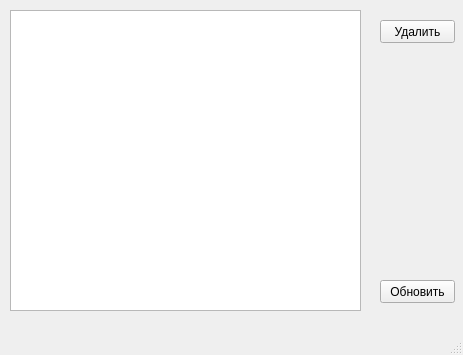
<?xml version="1.0" encoding="UTF-8"?>
<ui version="4.0">
 <class>MainWindow</class>
 <widget class="QMainWindow" name="MainWindow">
  <property name="geometry">
   <rect>
    <x>0</x>
    <y>0</y>
    <width>463</width>
    <height>355</height>
   </rect>
  </property>
  <property name="windowTitle">
   <string>MainWindow</string>
  </property>
  <widget class="QWidget" name="centralwidget">
   <widget class="QTableView" name="tableAnswer">
    <property name="geometry">
     <rect>
      <x>10</x>
      <y>10</y>
      <width>351</width>
      <height>301</height>
     </rect>
    </property>
   </widget>
   <widget class="QPushButton" name="buttonDeleteAnswer">
    <property name="geometry">
     <rect>
      <x>380</x>
      <y>20</y>
      <width>75</width>
      <height>23</height>
     </rect>
    </property>
    <property name="text">
     <string>Удалить</string>
    </property>
   </widget>
   <widget class="QPushButton" name="buttonRestartAnswer">
    <property name="geometry">
     <rect>
      <x>380</x>
      <y>280</y>
      <width>75</width>
      <height>23</height>
     </rect>
    </property>
    <property name="text">
     <string>Обновить</string>
    </property>
   </widget>
  </widget>
  <widget class="QMenuBar" name="menubar">
   <property name="geometry">
    <rect>
     <x>0</x>
     <y>0</y>
     <width>463</width>
     <height>21</height>
    </rect>
   </property>
  </widget>
  <widget class="QStatusBar" name="statusbar"/>
 </widget>
 <resources/>
 <connections/>
</ui>
